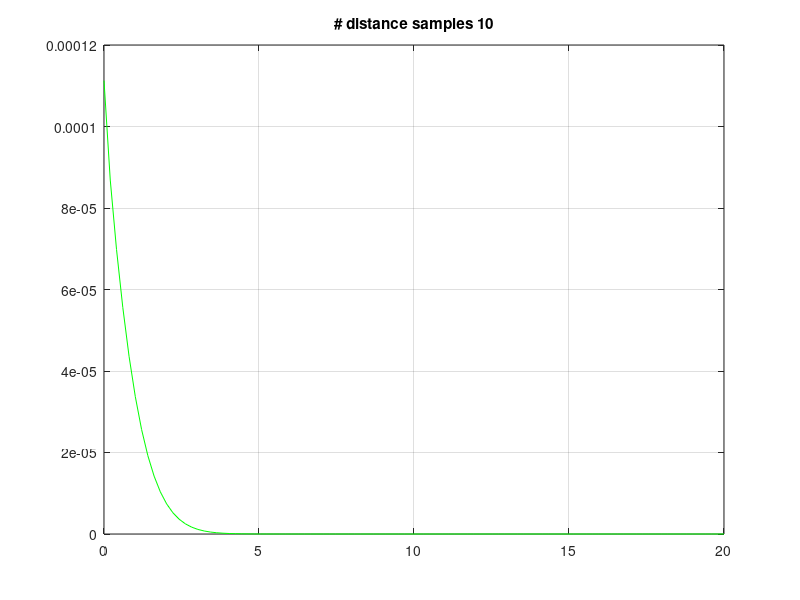
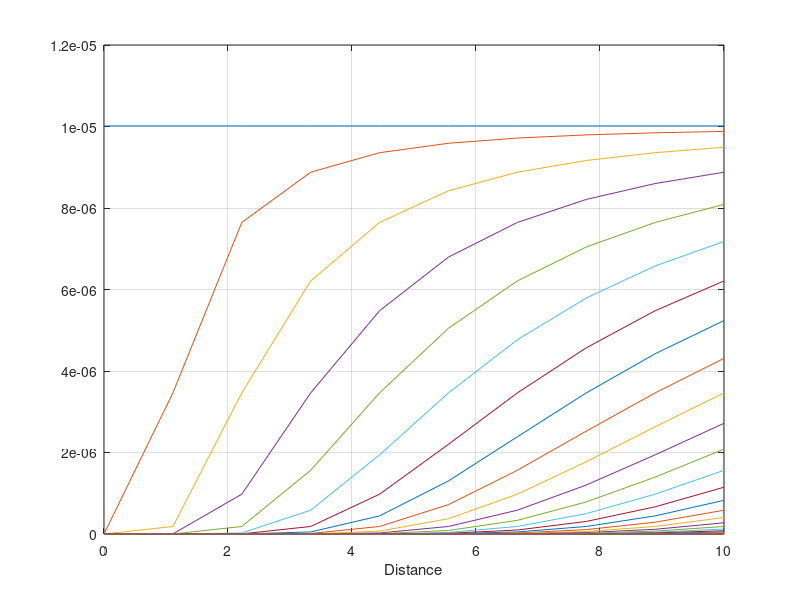

MATLAB code for these plots, in order: (Note: this script raises an error after producing the figures.)
% close all;
clear all;
clc;

% Distance to the target
distance = 10;

% Radius is the distance from the point where the ray intersects the sensor
% plane.
nRadii = 100;
rMax = 20;
r = linspace(0,rMax,nRadii)';
dRadii = r(2)-r(1);

binEdges = r;
binWidth = binEdges(2)-binEdges(1);
binCenters = binWidth/2:binWidth:binEdges(end);

% Initial light intensity
I0 = 1;

% Scattering coefficient
b = 0.001;

% Phase function
nAngles = 1000;
angleMax = 90;
angles = linspace(0,angleMax,nAngles);
dAngles = angles(2)-angles(1);

angleDistr = exp(-((angles-0).^2)/100);
angleDistr = angleDistr/(sum(angleDistr));


for nDistSamples = 10;
    
    %% The 'Ground Truth' model
    %  We approximate the integral.
    
    % Equal width distance intervals along the ray
    d = linspace(0,distance,nDistSamples);
    dDist = d(2) - d(1);
    
    R = repmat(r,[1 nDistSamples]);
    D = repmat(d,[nRadii 1]);
    Dprim = distance - D;
    Ddiag = sqrt(R.^2 + D.^2);
    
    alpha = max(atand(R./D),0);
    
    % VSF
    beta = interp1(angles,angleDistr,alpha(:),'linear',0);
    beta = reshape(beta,[nRadii nDistSamples]);
    
    
    tmp = exp(-b*Ddiag).*(b*beta).*exp(-b*Dprim);
    Ir = sum(tmp,2)*I0*dDist;
    
    
    figure;
    hold on; grid on; box on;
    title(sprintf('# distance samples %i',nDistSamples));
    plot(r,Ir,'g');
    
    
    rId = 1:1:nRadii;
    figure; 
    hold on; grid on; box on;
    plot(d,tmp);
    xlabel('Distance');
    
    
    % Probability f(r|d)
    
    tmp = probRgivenD(d(2:end),angles(:),angleDistr(:),r);
    
    tst = tmp/distance;
    tst(isnan(tst) | isinf(tst)) = 0;
    tst = tst./repmat(sum(tst,2),[1 nDistSamples-1]);
    
    figure;
    plot(d(2:end),tst');
    
    
end
